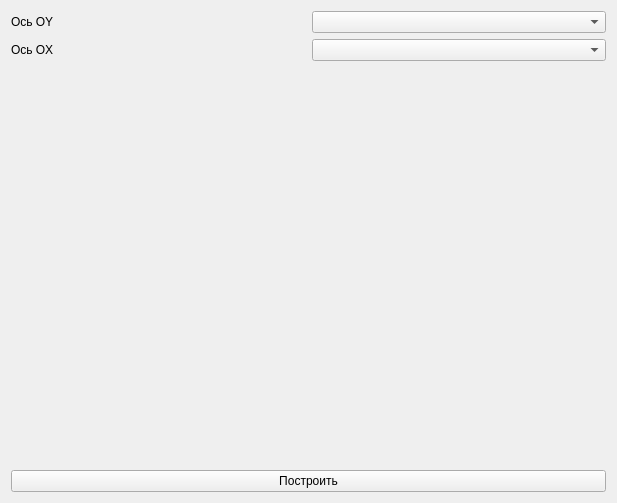
<?xml version="1.0" encoding="UTF-8"?>
<ui version="4.0">
 <class>FormGraph</class>
 <widget class="QWidget" name="FormGraph">
  <property name="geometry">
   <rect>
    <x>0</x>
    <y>0</y>
    <width>617</width>
    <height>503</height>
   </rect>
  </property>
  <property name="windowTitle">
   <string>Form</string>
  </property>
  <layout class="QVBoxLayout" name="verticalLayout">
   <item>
    <layout class="QHBoxLayout" name="horizontalLayout">
     <item>
      <widget class="QLabel" name="label">
       <property name="sizePolicy">
        <sizepolicy hsizetype="Preferred" vsizetype="Preferred">
         <horstretch>0</horstretch>
         <verstretch>0</verstretch>
        </sizepolicy>
       </property>
       <property name="text">
        <string>Ось OY</string>
       </property>
      </widget>
     </item>
     <item>
      <widget class="QComboBox" name="comboBox_y"/>
     </item>
    </layout>
   </item>
   <item>
    <layout class="QHBoxLayout" name="horizontalLayout_2">
     <item>
      <widget class="QLabel" name="label_2">
       <property name="text">
        <string>Ось OX</string>
       </property>
      </widget>
     </item>
     <item>
      <widget class="QComboBox" name="comboBox_x"/>
     </item>
    </layout>
   </item>
   <item>
    <widget class="QCustomPlot" name="widget" native="true">
     <property name="sizePolicy">
      <sizepolicy hsizetype="Preferred" vsizetype="Expanding">
       <horstretch>0</horstretch>
       <verstretch>0</verstretch>
      </sizepolicy>
     </property>
    </widget>
   </item>
   <item>
    <widget class="QPushButton" name="buildGraphButton">
     <property name="text">
      <string>Построить</string>
     </property>
    </widget>
   </item>
  </layout>
 </widget>
 <customwidgets>
  <customwidget>
   <class>QCustomPlot</class>
   <extends>QWidget</extends>
   <header>qcustomplot.h</header>
   <container>1</container>
  </customwidget>
 </customwidgets>
 <resources/>
 <connections/>
</ui>
